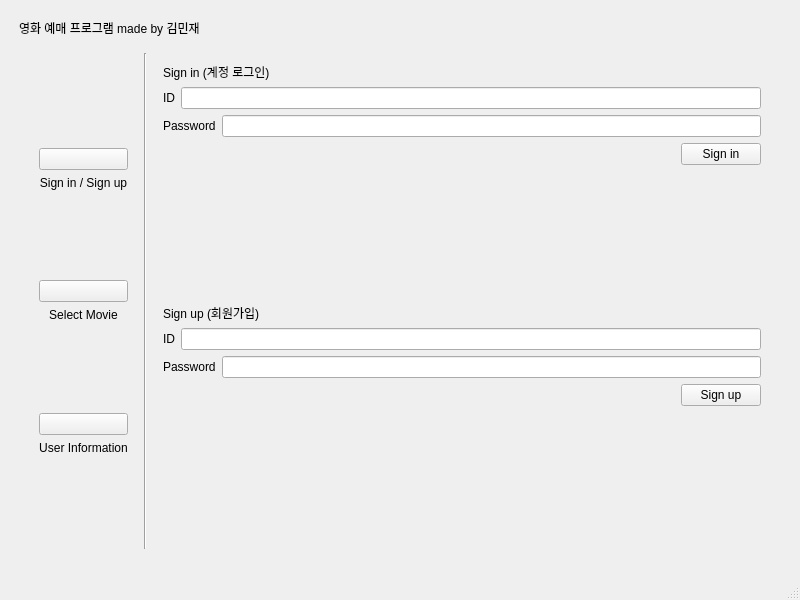
<?xml version="1.0" encoding="UTF-8"?>
<ui version="4.0">
 <class>MainWindow</class>
 <widget class="QMainWindow" name="MainWindow">
  <property name="geometry">
   <rect>
    <x>0</x>
    <y>0</y>
    <width>800</width>
    <height>600</height>
   </rect>
  </property>
  <property name="minimumSize">
   <size>
    <width>800</width>
    <height>600</height>
   </size>
  </property>
  <property name="windowTitle">
   <string>MainWindow</string>
  </property>
  <widget class="QWidget" name="centralwidget">
   <property name="sizePolicy">
    <sizepolicy hsizetype="Preferred" vsizetype="Preferred">
     <horstretch>0</horstretch>
     <verstretch>0</verstretch>
    </sizepolicy>
   </property>
   <layout class="QVBoxLayout" name="verticalLayout_4">
    <item>
     <layout class="QVBoxLayout" name="verticalLayout">
      <property name="leftMargin">
       <number>10</number>
      </property>
      <property name="topMargin">
       <number>10</number>
      </property>
      <property name="rightMargin">
       <number>10</number>
      </property>
      <property name="bottomMargin">
       <number>10</number>
      </property>
      <item>
       <widget class="QLabel" name="label">
        <property name="sizePolicy">
         <sizepolicy hsizetype="Preferred" vsizetype="Fixed">
          <horstretch>0</horstretch>
          <verstretch>0</verstretch>
         </sizepolicy>
        </property>
        <property name="text">
         <string>영화 예매 프로그램 made by 김민재</string>
        </property>
       </widget>
      </item>
      <item>
       <layout class="QHBoxLayout" name="horizontalLayout">
        <property name="sizeConstraint">
         <enum>QLayout::SetDefaultConstraint</enum>
        </property>
        <property name="leftMargin">
         <number>10</number>
        </property>
        <property name="topMargin">
         <number>10</number>
        </property>
        <property name="rightMargin">
         <number>10</number>
        </property>
        <property name="bottomMargin">
         <number>10</number>
        </property>
        <item>
         <layout class="QVBoxLayout" name="verticalLayout_2">
          <property name="leftMargin">
           <number>10</number>
          </property>
          <property name="topMargin">
           <number>10</number>
          </property>
          <property name="rightMargin">
           <number>10</number>
          </property>
          <property name="bottomMargin">
           <number>10</number>
          </property>
          <item>
           <spacer name="verticalSpacer">
            <property name="orientation">
             <enum>Qt::Vertical</enum>
            </property>
            <property name="sizeHint" stdset="0">
             <size>
              <width>20</width>
              <height>40</height>
             </size>
            </property>
           </spacer>
          </item>
          <item>
           <widget class="QPushButton" name="pushButton_sign_in_menu">
            <property name="sizePolicy">
             <sizepolicy hsizetype="Minimum" vsizetype="Fixed">
              <horstretch>0</horstretch>
              <verstretch>0</verstretch>
             </sizepolicy>
            </property>
            <property name="layoutDirection">
             <enum>Qt::LeftToRight</enum>
            </property>
            <property name="text">
             <string/>
            </property>
            <property name="icon">
             <iconset>
              <normaloff>icon/key.png</normaloff>icon/key.png</iconset>
            </property>
            <property name="iconSize">
             <size>
              <width>40</width>
              <height>40</height>
             </size>
            </property>
           </widget>
          </item>
          <item>
           <widget class="QLabel" name="label_2">
            <property name="sizePolicy">
             <sizepolicy hsizetype="Minimum" vsizetype="Fixed">
              <horstretch>0</horstretch>
              <verstretch>0</verstretch>
             </sizepolicy>
            </property>
            <property name="text">
             <string>Sign in / Sign up</string>
            </property>
            <property name="alignment">
             <set>Qt::AlignCenter</set>
            </property>
           </widget>
          </item>
          <item>
           <spacer name="verticalSpacer_3">
            <property name="orientation">
             <enum>Qt::Vertical</enum>
            </property>
            <property name="sizeHint" stdset="0">
             <size>
              <width>20</width>
              <height>40</height>
             </size>
            </property>
           </spacer>
          </item>
          <item>
           <widget class="QPushButton" name="pushButton_movie_select_menu">
            <property name="sizePolicy">
             <sizepolicy hsizetype="Minimum" vsizetype="Fixed">
              <horstretch>0</horstretch>
              <verstretch>0</verstretch>
             </sizepolicy>
            </property>
            <property name="text">
             <string/>
            </property>
            <property name="icon">
             <iconset>
              <normaloff>icon/movie.png</normaloff>icon/movie.png</iconset>
            </property>
            <property name="iconSize">
             <size>
              <width>40</width>
              <height>40</height>
             </size>
            </property>
           </widget>
          </item>
          <item>
           <widget class="QLabel" name="label_3">
            <property name="sizePolicy">
             <sizepolicy hsizetype="Minimum" vsizetype="Fixed">
              <horstretch>0</horstretch>
              <verstretch>0</verstretch>
             </sizepolicy>
            </property>
            <property name="text">
             <string>Select Movie</string>
            </property>
            <property name="alignment">
             <set>Qt::AlignCenter</set>
            </property>
           </widget>
          </item>
          <item>
           <spacer name="verticalSpacer_5">
            <property name="orientation">
             <enum>Qt::Vertical</enum>
            </property>
            <property name="sizeHint" stdset="0">
             <size>
              <width>20</width>
              <height>40</height>
             </size>
            </property>
           </spacer>
          </item>
          <item>
           <widget class="QPushButton" name="pushButton_user_info_menu">
            <property name="sizePolicy">
             <sizepolicy hsizetype="Minimum" vsizetype="Fixed">
              <horstretch>0</horstretch>
              <verstretch>0</verstretch>
             </sizepolicy>
            </property>
            <property name="text">
             <string/>
            </property>
            <property name="icon">
             <iconset>
              <normaloff>icon/user.png</normaloff>icon/user.png</iconset>
            </property>
            <property name="iconSize">
             <size>
              <width>40</width>
              <height>40</height>
             </size>
            </property>
           </widget>
          </item>
          <item>
           <widget class="QLabel" name="label_4">
            <property name="sizePolicy">
             <sizepolicy hsizetype="Minimum" vsizetype="Fixed">
              <horstretch>0</horstretch>
              <verstretch>0</verstretch>
             </sizepolicy>
            </property>
            <property name="text">
             <string>User Information</string>
            </property>
            <property name="alignment">
             <set>Qt::AlignCenter</set>
            </property>
           </widget>
          </item>
          <item>
           <spacer name="verticalSpacer_6">
            <property name="orientation">
             <enum>Qt::Vertical</enum>
            </property>
            <property name="sizeHint" stdset="0">
             <size>
              <width>20</width>
              <height>40</height>
             </size>
            </property>
           </spacer>
          </item>
         </layout>
        </item>
        <item>
         <widget class="Line" name="line_2">
          <property name="orientation">
           <enum>Qt::Vertical</enum>
          </property>
         </widget>
        </item>
        <item>
         <layout class="QVBoxLayout" name="verticalLayout_3">
          <property name="leftMargin">
           <number>10</number>
          </property>
          <property name="topMargin">
           <number>10</number>
          </property>
          <property name="rightMargin">
           <number>10</number>
          </property>
          <property name="bottomMargin">
           <number>10</number>
          </property>
          <item>
           <widget class="QLabel" name="label_5">
            <property name="sizePolicy">
             <sizepolicy hsizetype="Preferred" vsizetype="Preferred">
              <horstretch>0</horstretch>
              <verstretch>0</verstretch>
             </sizepolicy>
            </property>
            <property name="text">
             <string>Sign in (계정 로그인)</string>
            </property>
           </widget>
          </item>
          <item>
           <layout class="QHBoxLayout" name="horizontalLayout_2">
            <item>
             <widget class="QLabel" name="label_6">
              <property name="sizePolicy">
               <sizepolicy hsizetype="Preferred" vsizetype="Fixed">
                <horstretch>0</horstretch>
                <verstretch>0</verstretch>
               </sizepolicy>
              </property>
              <property name="text">
               <string>ID</string>
              </property>
             </widget>
            </item>
            <item>
             <widget class="QLineEdit" name="lineEdit_sign_in_user_id">
              <property name="sizePolicy">
               <sizepolicy hsizetype="Expanding" vsizetype="Fixed">
                <horstretch>0</horstretch>
                <verstretch>0</verstretch>
               </sizepolicy>
              </property>
             </widget>
            </item>
           </layout>
          </item>
          <item>
           <layout class="QHBoxLayout" name="horizontalLayout_3">
            <item>
             <widget class="QLabel" name="label_7">
              <property name="text">
               <string>Password</string>
              </property>
             </widget>
            </item>
            <item>
             <widget class="QLineEdit" name="lineEdit_sign_in_user_pwd"/>
            </item>
           </layout>
          </item>
          <item>
           <layout class="QHBoxLayout" name="horizontalLayout_4">
            <item>
             <spacer name="horizontalSpacer">
              <property name="orientation">
               <enum>Qt::Horizontal</enum>
              </property>
              <property name="sizeHint" stdset="0">
               <size>
                <width>40</width>
                <height>20</height>
               </size>
              </property>
             </spacer>
            </item>
            <item>
             <widget class="QPushButton" name="pushButton_sign_in">
              <property name="text">
               <string>Sign in</string>
              </property>
             </widget>
            </item>
           </layout>
          </item>
          <item>
           <widget class="QLabel" name="label_sign_in_result">
            <property name="text">
             <string/>
            </property>
           </widget>
          </item>
          <item>
           <spacer name="verticalSpacer_7">
            <property name="orientation">
             <enum>Qt::Vertical</enum>
            </property>
            <property name="sizeHint" stdset="0">
             <size>
              <width>20</width>
              <height>40</height>
             </size>
            </property>
           </spacer>
          </item>
          <item>
           <widget class="QLabel" name="label_9">
            <property name="text">
             <string>Sign up (회원가입)</string>
            </property>
           </widget>
          </item>
          <item>
           <layout class="QHBoxLayout" name="horizontalLayout_5">
            <item>
             <widget class="QLabel" name="label_8">
              <property name="text">
               <string>ID</string>
              </property>
             </widget>
            </item>
            <item>
             <widget class="QLineEdit" name="lineEdit_sign_up_user_id"/>
            </item>
           </layout>
          </item>
          <item>
           <layout class="QHBoxLayout" name="horizontalLayout_6">
            <item>
             <widget class="QLabel" name="label_10">
              <property name="text">
               <string>Password</string>
              </property>
             </widget>
            </item>
            <item>
             <widget class="QLineEdit" name="lineEdit_sign_up_user_pwd"/>
            </item>
           </layout>
          </item>
          <item>
           <layout class="QHBoxLayout" name="horizontalLayout_7">
            <item>
             <spacer name="horizontalSpacer_2">
              <property name="orientation">
               <enum>Qt::Horizontal</enum>
              </property>
              <property name="sizeHint" stdset="0">
               <size>
                <width>40</width>
                <height>20</height>
               </size>
              </property>
             </spacer>
            </item>
            <item>
             <widget class="QPushButton" name="pushButton_sign_up">
              <property name="text">
               <string>Sign up</string>
              </property>
             </widget>
            </item>
           </layout>
          </item>
          <item>
           <widget class="QLabel" name="label_sign_up_result">
            <property name="text">
             <string/>
            </property>
           </widget>
          </item>
          <item>
           <spacer name="verticalSpacer_8">
            <property name="orientation">
             <enum>Qt::Vertical</enum>
            </property>
            <property name="sizeHint" stdset="0">
             <size>
              <width>20</width>
              <height>40</height>
             </size>
            </property>
           </spacer>
          </item>
         </layout>
        </item>
       </layout>
      </item>
     </layout>
    </item>
   </layout>
  </widget>
  <widget class="QMenuBar" name="menubar">
   <property name="geometry">
    <rect>
     <x>0</x>
     <y>0</y>
     <width>800</width>
     <height>22</height>
    </rect>
   </property>
  </widget>
  <widget class="QStatusBar" name="statusbar"/>
 </widget>
 <resources/>
 <connections/>
</ui>
